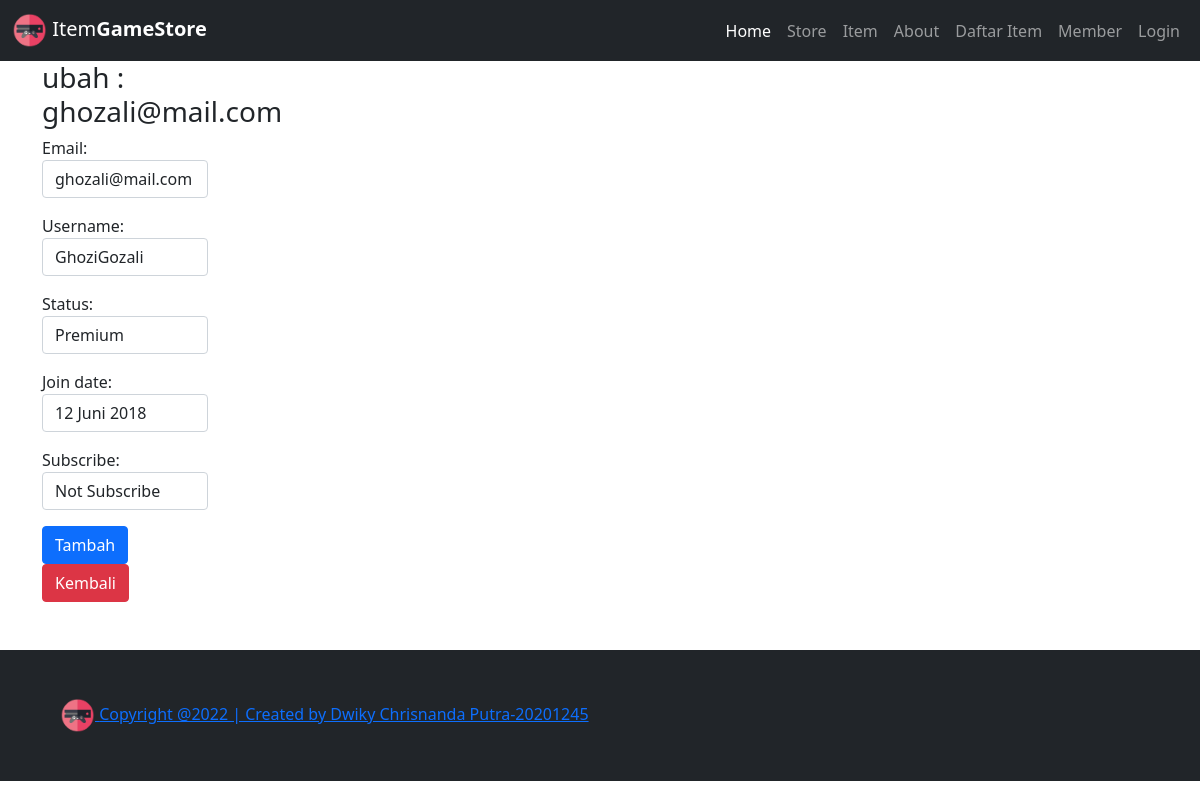
Page /ubahm/3 on the committed database.
### dashboard/models.py (models this page shows, shortened)
class Member(models.Model):
    email=models.CharField(max_length=50)
    username=models.CharField(max_length=50)
    status=models.CharField(max_length=50)
    join_date=models.CharField(max_length=50)
    subscribe=models.CharField(max_length=50)

### dashboard/views.py (the view)
# urls.py: path('ubahm/<int:id_member>', ubah_mbr , name='ubah_mbr'),
def ubah_mbr(request, id_member):
    members=Member.objects.get(id=id_member)
    if request.POST:
        formm= FormMember(request.POST,instance=members)
        if formm.is_valid():
            formm.save()
            messages.success(request,"Data Berhasil Diubah")
            return redirect('ubah_mbr',id_member=id_member)
    else:
        formm=FormMember(instance=members)
        konteks = {
            'formm':formm,
            'members':members
        }
    return render(request,'ubah_mbr.html',konteks)

### dashboard/forms.py
class FormMember(ModelForm):
    class Meta:
        model=Member
        fields='__all__'
        widgets={
            'email': forms.TextInput({'class':'form-control'}),
            'username': forms.TextInput({'class':'form-control'}),
            'status': forms.TextInput({'class':'form-control'}),
            'join_date': forms.TextInput({'class':'form-control'}),
            'subscribe': forms.TextInput({'class':'form-control'}),
        }

### templates/ubah_mbr.html (shortened to what this page needs)
{% extends 'base.html' %}
{% block content %}
{% load static %}
<section id="form">
    <div class="container">
        <div class="row">
            <div class="col-md-2">
                <h3>ubah : {{ members.email }}</h3>
                <form action="{% url 'ubah_mbr' members.id %}" method="post">
                    {{formm.as_p}}
                    <button type="submit" class="btn btn-primary">Tambah</button>
                    <a href="/member" class="btn btn-danger">Kembali</a>
                </form>
            </div>
        </div>
    </div>
</section>
{% endblock %}

### rows in the picture
Member: email "ghozali@mail.com", username "GhoziGozali", status "Premium", join_date "12 Juni 2018", subscribe "Not Subscribe"
